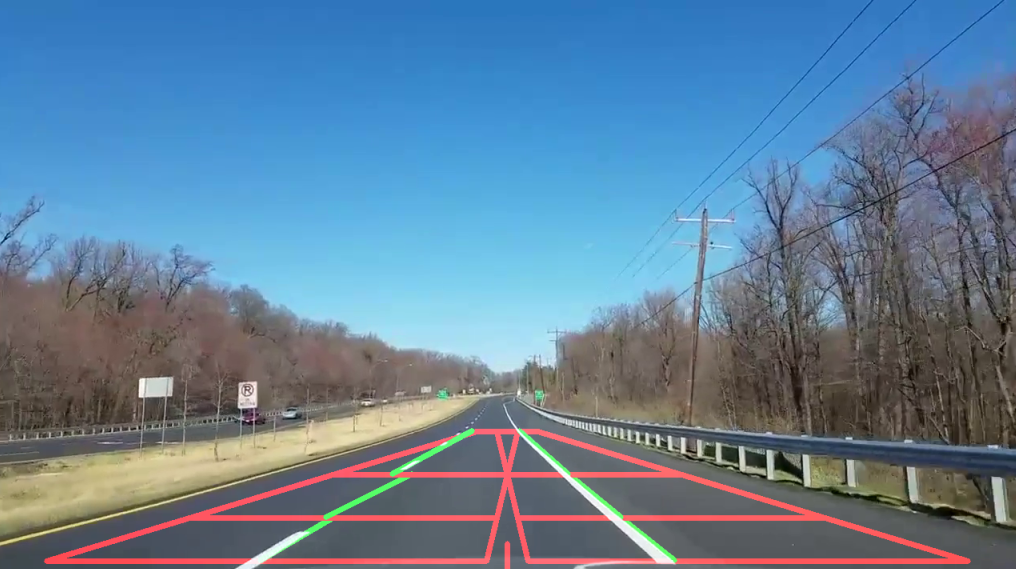
#> input picture lane-detection-test-3.png, 1016 x 569 px, given in place of test4s2.MP4, which was not available
$ python LaneAnnotationV2.py
#> lines starting #> are read from the running program, lines starting #| are printed output that depends on the picture; after the words box and inside, x2 and y2 are one past the last pixel; in counts of white or black regions, pixels touching at a corner belong together; pictures that were not available may be replaced by others from this repository, and a replacement may not be noted
### HelperFunctions.py
import cv2 as cv
import numpy as np

# Frame Adjustments ####################################################################################################
# Find edges in a frame using canny edge detection
def DetectEdges(frame):
    try:
        # Converts frame to grayscale because we only need the luminance channel for detecting edges - less computationally expensive
        gray = cv.cvtColor(frame, cv.COLOR_RGB2GRAY)
    except cv.error:
        # Frame is already grayscale
        gray = frame
    # Applies a 5x5 gaussian blur with deviation of 0 to frame - not mandatory since Canny will do this for us
    blur = cv.GaussianBlur(gray, (5, 5), 0)
    # Applies Canny edge detector with minVal of 50 and maxVal of 150
    frame_edges = cv.Canny(blur, 50, 150)
    # Return a frame showing all edges
    return frame_edges

# Resize a frame by a scaling factor
def ResizeFrame(frame, scale_factor):
    width = int(frame.shape[1] * scale_factor)
    height = int(frame.shape[0] * scale_factor)
    dim = (width, height)
    frame_resized = cv.resize(frame, dim, interpolation = cv.INTER_AREA)
    return frame_resized

# Masking ##############################################################################################################
# Crop a frame to a tapered rectangular region
def RectangularMask(frame, topPos, bottomPos, leftPos, rightPos, leftTaper = 0, rightTaper = 0):
    # Get the dimensions of the frame
    height = frame.shape[0]
    width = frame.shape[1]

    # Creates a polygon for the mask defined by four (x, y) coordinates
    polygons = np.array([[
        (round(width * (leftPos+leftTaper)), round(height * topPos)),
        (round(width * (rightPos-rightTaper)), round(height * topPos)),
        (round(width * rightPos), round(height * bottomPos)),
        (round(width * leftPos), round(height * bottomPos))
    ]])

    # Creates an image filled with zero intensities with the same dimensions as the frame
    mask = np.zeros_like(frame)

    # Allows the mask to be filled with values of 1 and the other areas to be filled with values of 0
    cv.fillPoly(mask, polygons, 255)

    # A bitwise and operation between the mask and frame keeps only the triangular area of the frame
    frame_cropped = cv.bitwise_and(frame, mask)

    # Get the coords of the crop region edges
    edgeCoords = np.array([
        [polygons[0][0][0], polygons[0][0][1], polygons[0][1][0], polygons[0][1][1]],
        [polygons[0][1][0], polygons[0][1][1], polygons[0][2][0], polygons[0][2][1]],
        [polygons[0][2][0], polygons[0][2][1], polygons[0][3][0], polygons[0][3][1]],
        [polygons[0][3][0], polygons[0][3][1], polygons[0][0][0], polygons[0][0][1]],
    ])

    # Return frame with the mask applied
    return frame_cropped, edgeCoords

# Crop a frame to a triangular region
# [55 lines left out: functions TriangularMask, CalculateEndCoordinates, not called in this run]

# Draw lines on a frame
def DrawLines(frame, lineCoords, color = (255, 0, 0)):
    # Check if any lines are detected
    if lineCoords is not None:
        for x1, y1, x2, y2 in lineCoords:
            # Draw lines between two coordinates with color and 5 thickness
            cv.line(frame, (int(x1), int(y1)), (int(x2), int(y2)), color, 5)
    return frame

# Draw text on a frame
def DrawText(frame, text, pos = 0.95, color = (255, 0, 0)):
    # Get the dimensions of the frame
    height = frame.shape[0]
    # Add text
    font = cv.FONT_HERSHEY_SIMPLEX
    cv.putText(frame, str(text), (5,round(height*pos)), font, 1, color, 2, cv.LINE_AA)
    return frame

# Draw a small pointer at the bottom of a frame
def DrawPointer(frame, xPos, color = (255, 0, 0), topPoint = 0.95):
    # Get the dimensions of the frame
    height = frame.shape[0]
    width = frame.shape[1]
    cv.line(frame, (int(width * xPos), height), (int(width * xPos), int(height * topPoint)), color, 5)
    cv.line(frame, (int(width * xPos), int(topPoint * height)), (int(width * (xPos-0.008)), int(height * (topPoint+0.016))), color, 5)
    cv.line(frame, (int(width * xPos), int(topPoint * height)), (int(width * (xPos+0.008)), int(height * (topPoint+0.016))), color, 5)
    return frame

def InitOverlay(frame):
    # Create an image filled with zero intensities with the same dimensions as the frame
    overlay = np.zeros_like(frame)
    return overlay

def AddOverlay(frame, overlay):
    frame_overlay = np.zeros_like(frame)
    cv.addWeighted(overlay, 0.9, frame, 1, 0, frame_overlay)
    return frame_overlay

# Line detection algorithms ############################################################################################
# Find the left and right lane lines by averaging the detected edges
# [46 lines left out: function FindLaneLinesHough, not called in this run]

# Find a single lane line by fitting a line to the detected contours
def FindLaneLineFit(frame_edges, laneCoords, topPointPos, bottomPointPos):
    # Get the dimensions of the frame
    height = frame_edges.shape[0]
    # width = frame_edges.shape[1]

    # Update base values for new lane coords
    laneCoordsNew = np.copy(laneCoords)

    # Get line contours
    lineContours, _ = cv.findContours(frame_edges, cv.RETR_LIST, cv.CHAIN_APPROX_SIMPLE)

    # Fit a line to each set of contours
    vx, vy, x, y = cv.fitLine(lineContours[0], cv.DIST_L2, 0, 0.01, 0.01)

    # Find line y coords
    y1 = topPointPos * height
    y2 = bottomPointPos * height

    # If slope is in the expected range (10deg to 80deg), find line x coords and save new lane coords
    if (abs(vy / vx) > 0.36) and (abs(vy / vx) < 5.67):
        xL1 = int(x + ((y1 - y) * (vx / vy)))
        xL2 = int(x + ((y2 - y) * (vx / vy)))
        laneCoordsNew = np.array([xL1, y1, xL2, y2])

    return laneCoordsNew

### LaneAnnotationV2.py
# Lane detection code for EGR 530

# Import helper functions file
from HelperFunctions import *

# Set the number of measurement bands
measurementBands = 18

# Set the range of bands at which the steering value will be measured (inclusive)
testBandMin = 2 # 3
testBandMax = 7 # 8

# Set the bottom of the first measurement band as a fraction of the frame (measured from the top)
bottomPointMultiplier = 0.7

# Set the starting values for band height and floating band width
bandHeight = 0.04
bandWidth = 0.16

# Set the scale reduction between subsequent bands
scaleFalloff = 0.9

# Set values for tapering rectangles to compensate for perspective
taperOuter =  0.01
taperInner = -0.005

# Set the rate at which lane positions will update
lane_update_rate = 0.8

# Variables to store latest coords of detected lane lines
laneCoords = np.ones((measurementBands, 2, 4)) * 640

# The video feed is read in as a VideoCapture object
cap = cv.VideoCapture("videos/test4s2.MP4")
# cap = cv.VideoCapture(0)

while cap.isOpened():
    # Get current image
    ret, img = cap.read()
#> img is the input picture: shape (569, 1016, 3); mean B, G, R 153, 128, 98.5

    # Show input image
    # cv.imshow("Input", ResizeFrame(img, 0.8))

    # Get the dimensions of the frame
    height = img.shape[0]
    width = img.shape[1]

    # Initialize overlay
    overlay = InitOverlay(img)
#> overlay: shape (569, 1016, 3); every value is 0

    # Convert to HSV and isolate yellow and white
    img_hsv = cv.cvtColor(img, cv.COLOR_BGR2HSV)
#> img_hsv: shape (569, 1016, 3); mean H, S, V 84.7, 103.2, 164
    img_yellow = cv.inRange(img_hsv, (16, 39, 64), (35, 255, 255))
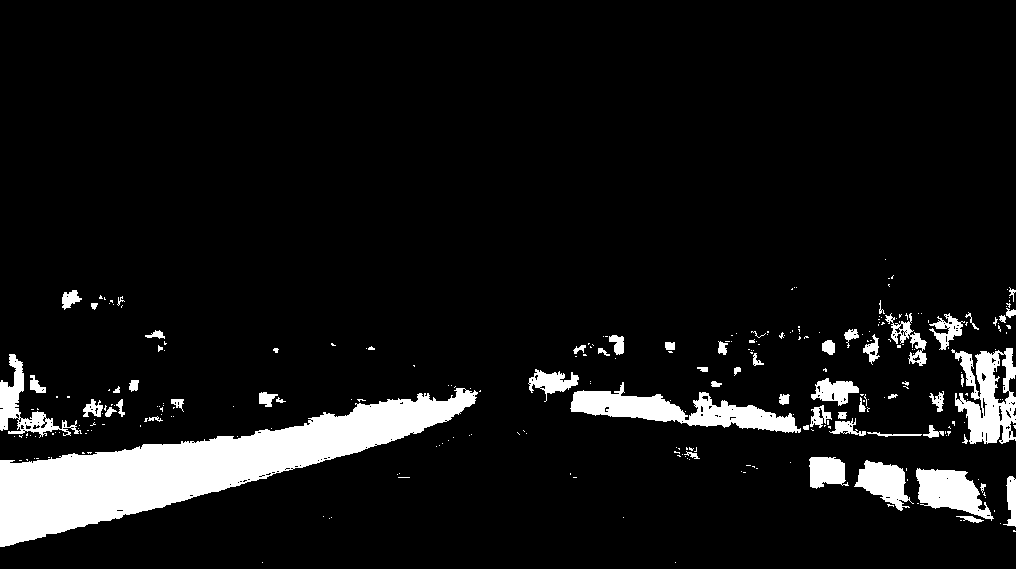
#> img_yellow: shape (569, 1016); 8.3% white; 281 white regions (220 under 20 px), largest, box (x1, y1, x2, y2) and area: (0, 388, 478, 547) 25142, (570, 382, 801, 433) 4660, (951, 348, 1016, 444) 3560
    img_white = cv.inRange(img_hsv, (0, 0, 215), (180, 20, 255))
#> img_white: shape (569, 1016); 0.33% white; 83 white regions (73 under 20 px), largest, box (x1, y1, x2, y2) and area: (518, 431, 674, 563) 1035, (236, 544, 281, 569) 179, (239, 390, 256, 408) 138
    img_recolor = img_yellow + img_white

    # Show recolored image
    # cv.imshow("Recolor", ResizeFrame(img_recolor, 0.8))

    # Apply edge detection
    # img_edges = DetectEdges(img)
    img_edges = DetectEdges(img_recolor)
#> in DetectEdges, `blur = cv.GaussianBlur(gray, (5, 5), 0)`:
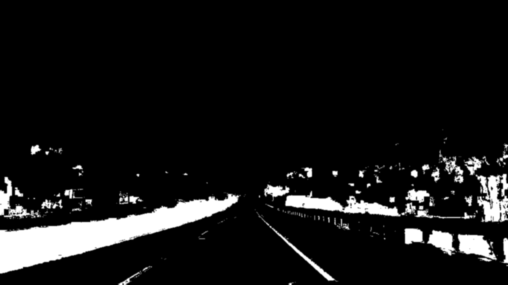
#> blur: shape (569, 1016) (shown at 1/2 size); min 0, max 255, mean 22
#> in DetectEdges, `frame_edges = cv.Canny(blur, 50, 150)`:
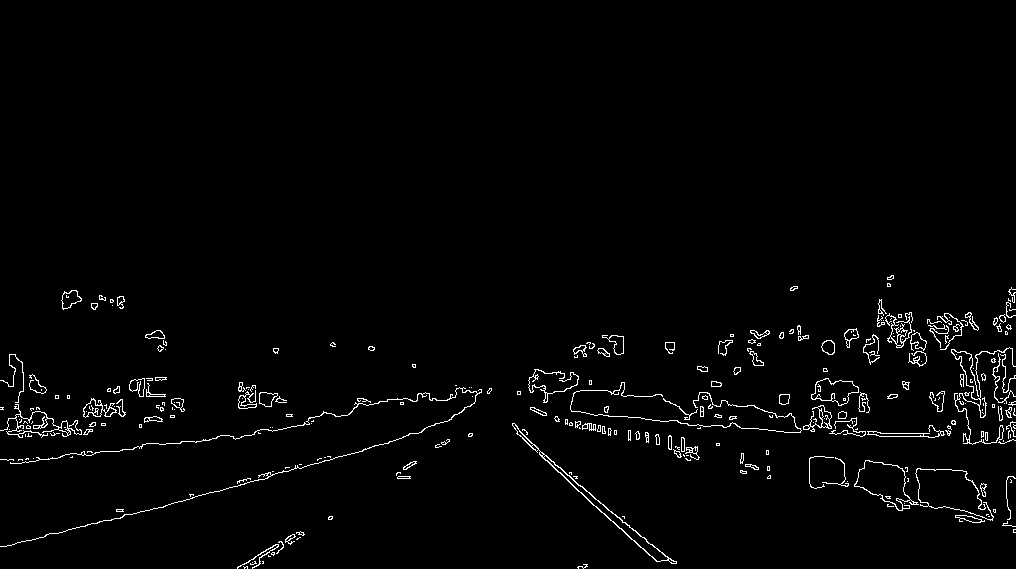
#> frame_edges: shape (569, 1016); 1.9% white in thin lines or dots, all inside (x1, y1, x2, y2) = (0, 275, 1016, 569)

    # Show edges
    # cv.imshow("Edges", ResizeFrame(img_edges, 0.8))

    # Initial mask location values
    currentBottom = bottomPointMultiplier
    currentTop = bottomPointMultiplier - bandHeight
    currentLL = 0.0
    currentLR = 0.48
    currentRL = 0.52
    currentRR = 1.0

    # Find lane lines in each measurement band
    for b in range(measurementBands):
        # Apply crop
        img_edges_cropL, cropBoundaryCoords1 = RectangularMask(img_edges, currentTop, currentBottom, currentLL, currentLR, taperOuter * (scaleFalloff**b), taperInner * (scaleFalloff**b))
        img_edges_cropR, cropBoundaryCoords2 = RectangularMask(img_edges, currentTop, currentBottom, currentRL, currentRR, taperInner * (scaleFalloff**b), taperOuter * (scaleFalloff**b))
        img_edges_crop = img_edges_cropL + img_edges_cropR

        # Draw crop boundary on overlay
        # DrawLines(overlay, cropBoundaryCoords1, (0, 0, 255))
        # DrawLines(overlay, cropBoundaryCoords2, (0, 0, 255))

        # Find left lane line
        try:
            laneCoordsL = FindLaneLineFit(img_edges_cropL, laneCoords[b][0], currentTop, currentBottom)
            laneCoords[b][0] = lane_update_rate*laneCoordsL + (1-lane_update_rate)*laneCoords[b][0]
        except IndexError:
            # print('No contours L')
            pass

        # Find right lane line
        try:
            laneCoordsR = FindLaneLineFit(img_edges_cropR, laneCoords[b][1], currentTop, currentBottom)
            laneCoords[b][1] = lane_update_rate*laneCoordsR + (1-lane_update_rate)*laneCoords[b][1]
        except IndexError:
            # print('No contours R')
            pass

        # Draw detected lane lines
        DrawLines(overlay, laneCoords[b], (0, 255, 0))

        # [4 lines of commented-out code are left out]

        currentBottom = currentTop
        currentTop = currentTop - bandHeight * (scaleFalloff ** b)
        currentLL = float(laneCoords[b][0][0]/width) - (bandWidth * (scaleFalloff ** b))
        currentLR = float(laneCoords[b][0][0]/width) + (bandWidth * (scaleFalloff ** b))
        currentRL = float(laneCoords[b][1][0]/width) - (bandWidth * (scaleFalloff ** b))
        currentRR = float(laneCoords[b][1][0]/width) + (bandWidth * (scaleFalloff ** b))
#> this loop made 18 passes
#> pass 1, in RectangularMask, `frame_cropped = cv.bitwise_and(frame, mask)`:
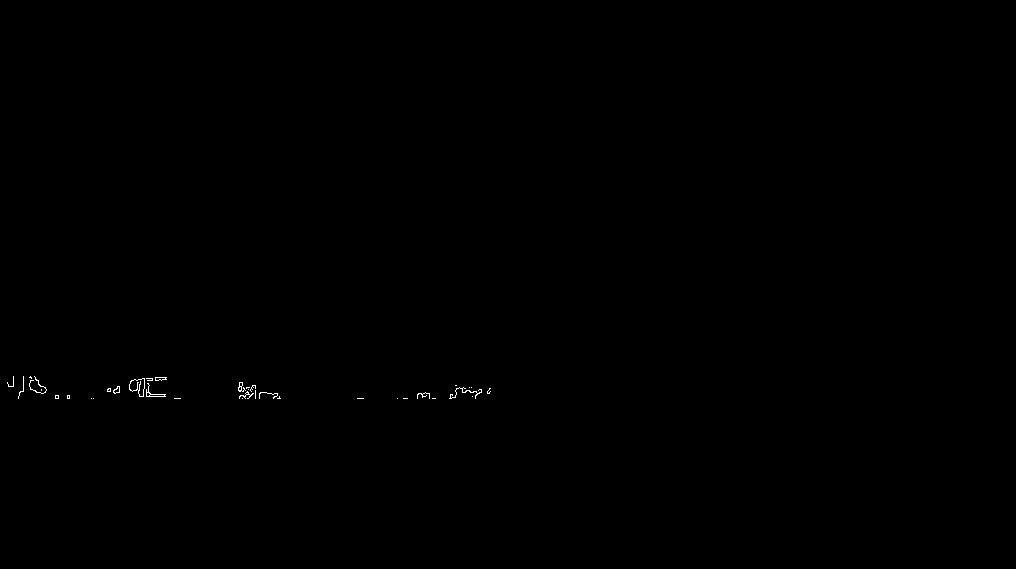
#> frame_cropped: shape (569, 1016); 0.11% white in thin lines or dots, all inside (x1, y1, x2, y2) = (7, 376, 491, 399)
#> pass 1, in RectangularMask (call 2), `frame_cropped = cv.bitwise_and(frame, mask)`:
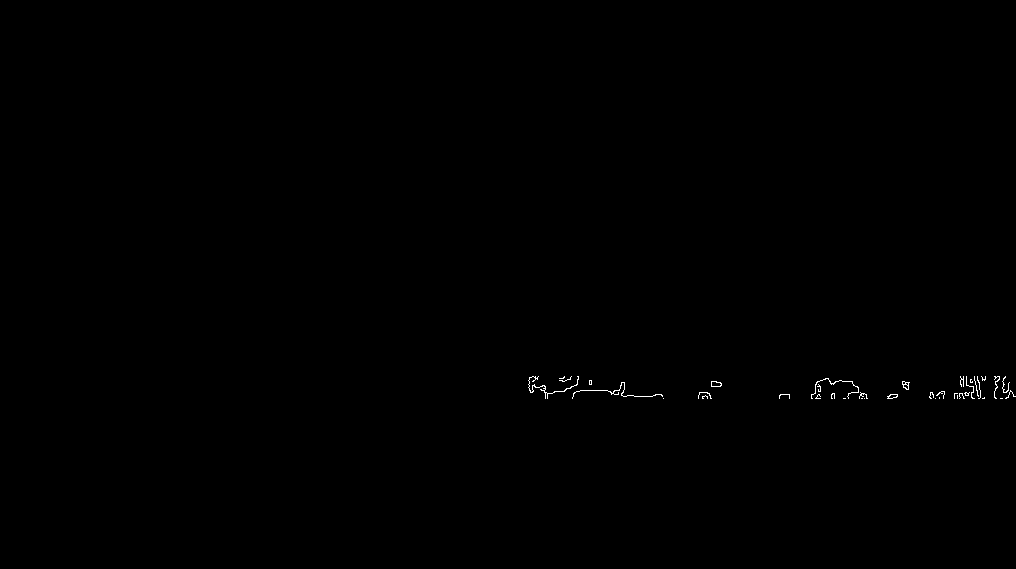
#> frame_cropped: shape (569, 1016); 0.16% white in thin lines or dots, all inside (x1, y1, x2, y2) = (528, 376, 1016, 399)
#> pass 1, `img_edges_crop = img_edges_cropL + img_edges_cropR`:
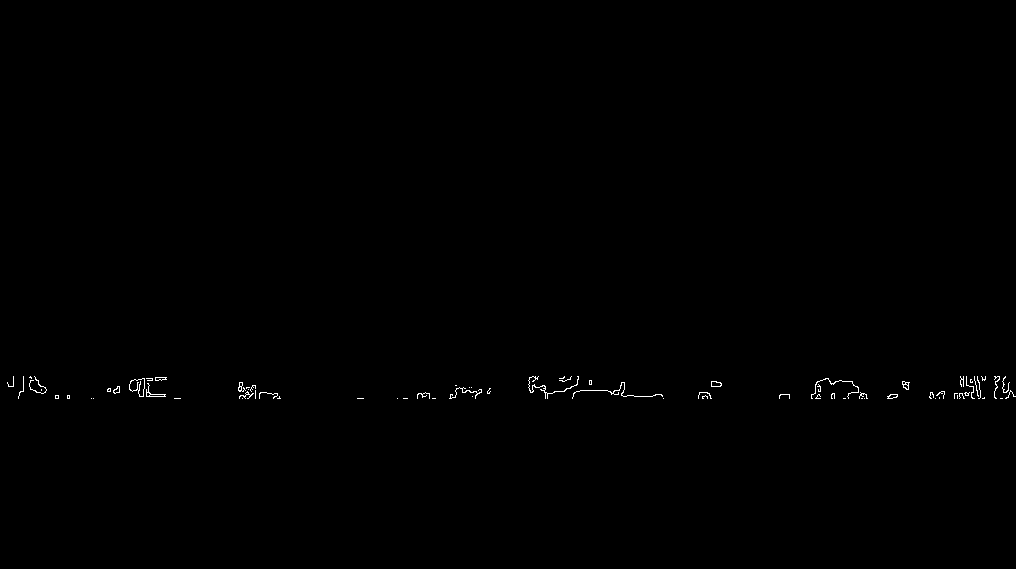
#> img_edges_crop: shape (569, 1016); 0.27% white in thin lines or dots, all inside (x1, y1, x2, y2) = (7, 376, 1016, 399)
#> after the loop, currentTop = 0.32

    # Calculate steering value based on centers of lines
    # laneCoords[bands][L/R][x1/y1/x2/y2]
    leftLineCenter = (np.average(laneCoords[testBandMin:testBandMax+1, 0, 0]) + np.average(laneCoords[testBandMin:testBandMax+1, 0, 2])) / (2 * width)
#> leftLineCenter = 0.63
    rightLineCenter = (np.average(laneCoords[testBandMin:testBandMax+1, 1, 0]) + np.average(laneCoords[testBandMin:testBandMax+1, 1, 2])) / (2 * width)
#> rightLineCenter = 0.63
    steeringValue = (leftLineCenter + rightLineCenter) / 2
#> steeringValue = 0.63

    # Draw steering value
    DrawText(overlay, "Steering: " + str(round(steeringValue, 3)), 0.98, (0, 255, 0))
    DrawPointer(overlay, steeringValue, (0, 255, 0), 0.9)
#> in DrawPointer, `cv.line(frame, (int(width * xPos), height), (int(width * xPos), int(he..`:
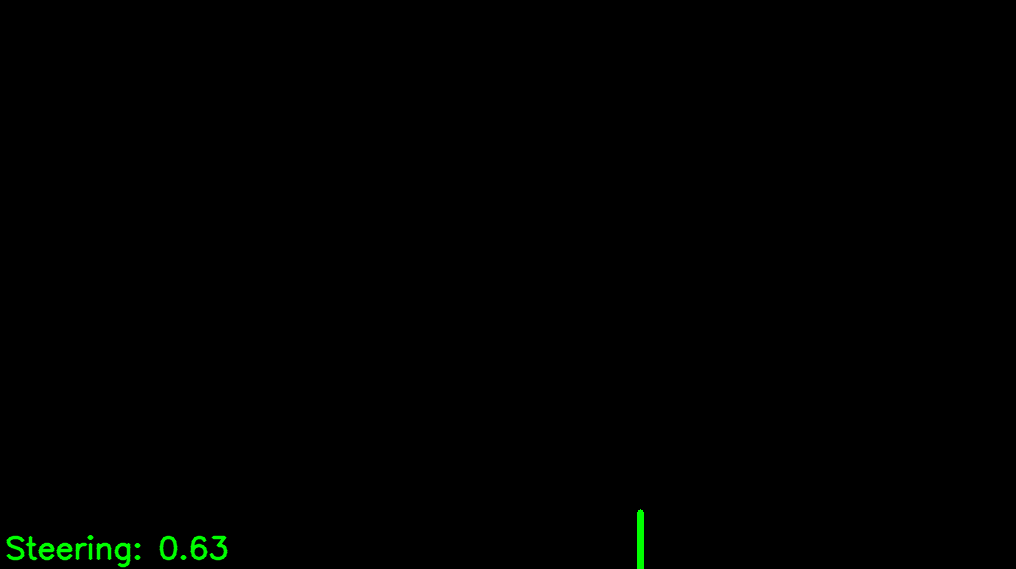
#> frame: shape (569, 1016, 3); mean B, G, R 0, 1, 0
    DrawPointer(overlay, 0.5, (0, 0, 255))

    # Open a new window and display the output image with overlay
    frame_overlay = AddOverlay(img, overlay)
    cv.imshow("Lane Detection", ResizeFrame(frame_overlay, 1.0))

    # Read frames by intervals of 10 milliseconds
    # Break out of the while loop when the user presses the 'q' key
    if cv.waitKey(10) & 0xFF == ord('q'):
#> (key q is pressed here)
        break

# Free up resources and close all windows
cap.release()
cv.destroyAllWindows()

$ run again, on lane-detection-test-4.png
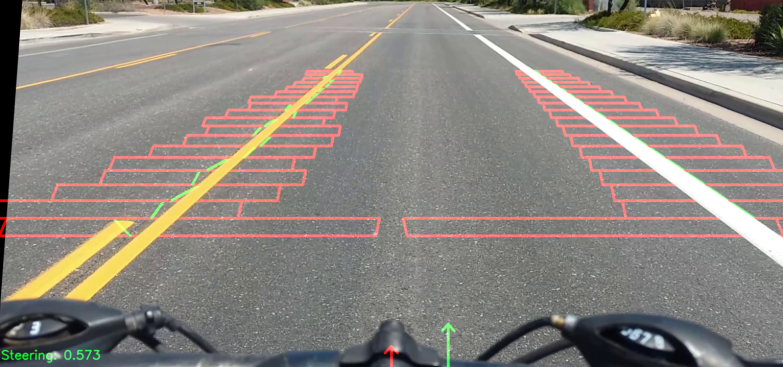
#> input picture lane-detection-test-4.png, 1566 x 734 px, given in place of test4s2.MP4, which was not available (shown at 1/2 size)
#> img is the input picture: shape (734, 1566, 3); mean B, G, R 127.6, 133.8, 140.7
#> img_hsv: shape (734, 1566, 3); mean H, S, V 39, 27.7, 143.3
#> `img_yellow = cv.inRange(img_hsv, (16, 39, 64), (35, 255, 255))`:
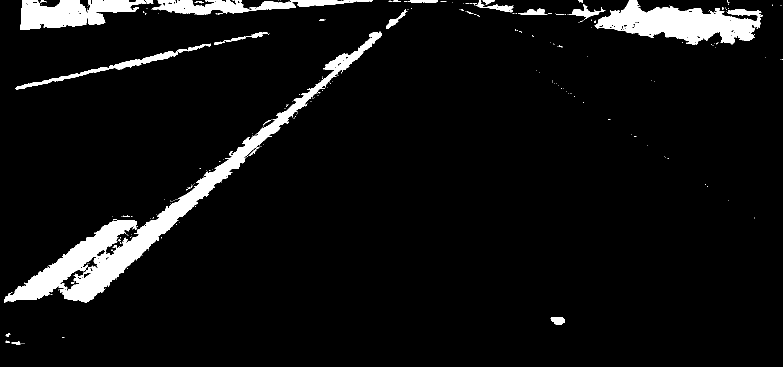
#> img_yellow: shape (734, 1566) (shown at 1/2 size); 6.2% white; 245 white regions (213 under 20 px), largest, box (x1, y1, x2, y2) and area: (8, 63, 764, 605) 32788, (1189, 0, 1526, 90) 15837, (40, 0, 174, 60) 6311
#> img_white: shape (734, 1566); 3.7% white; 123 white regions (92 under 20 px), largest, box (x1, y1, x2, y2) and area: (949, 69, 1566, 533) 20314, (1079, 60, 1364, 114) 6486, (1337, 137, 1566, 211) 6136
#> img_recolor: shape (734, 1566); 9.9% white; 358 white regions (295 under 20 px), largest, box (x1, y1, x2, y2) and area: (8, 63, 764, 605) 32788, (949, 69, 1566, 533) 20336, (1189, 0, 1526, 90) 15837
#> frame_edges: shape (734, 1566); 1.7% white in thin lines or dots
#> the loop `for b in range(measurementBands):` made 18 passes
#> after the loop `for b in range(measurementBands):`: currentTop = 0.32
#> leftLineCenter = 0.409
#> in DrawPointer, `cv.line(frame, (int(width * xPos), height), (int(width * xPos), int(he..`:
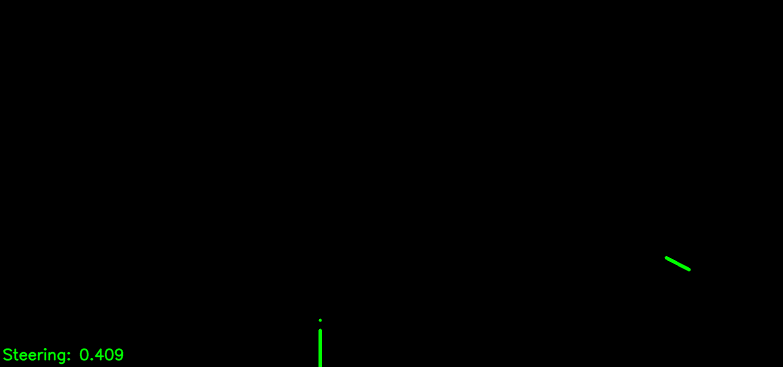
#> frame: shape (734, 1566, 3) (shown at 1/2 size); mean B, G, R 0, 0.7, 0
